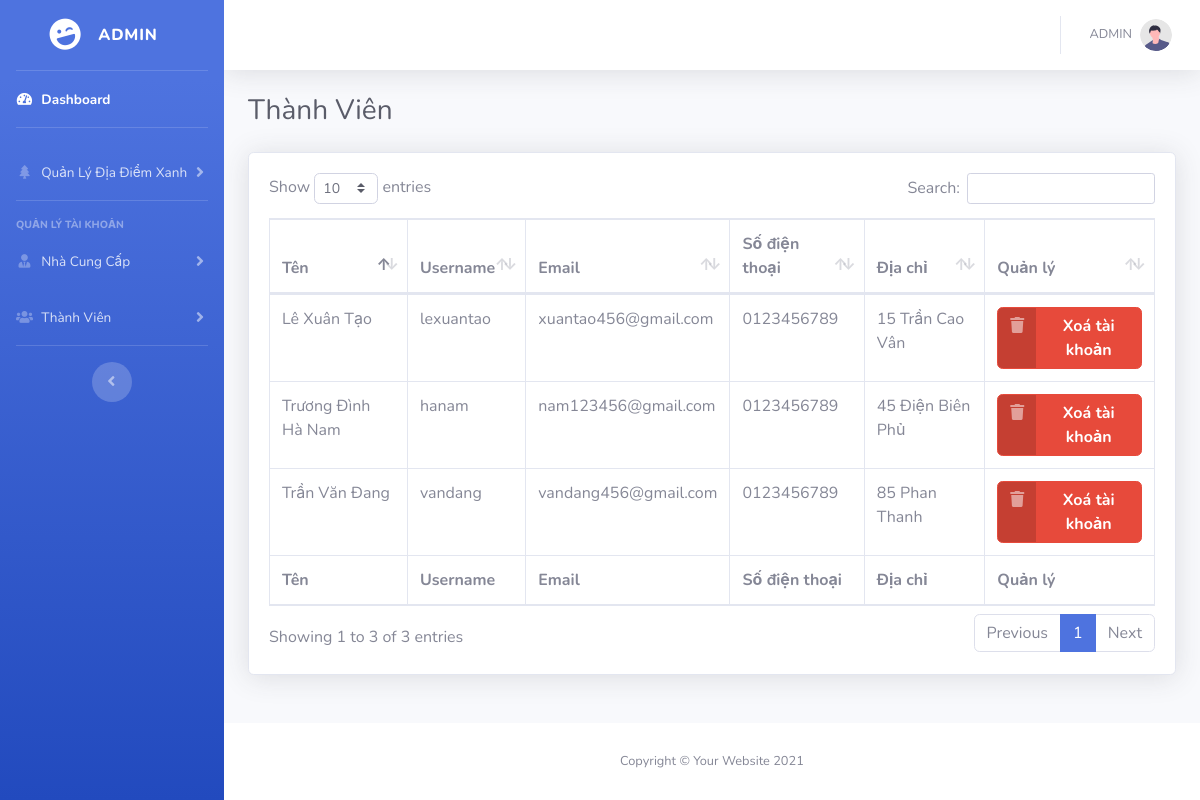
The page /green_place/admin/index.php?action=quanlythanhvien&query=xem (signed in) on the database its author committed.
### tables this page shows
CREATE TABLE `users` (
  `id_user` int(11) NOT NULL,
  `name` varchar(255) NOT NULL,
  `email` varchar(255) NOT NULL,
  `phone` varchar(20) NOT NULL,
  `address` varchar(255) NOT NULL,
  `username` varchar(100) NOT NULL,
  `password` varchar(100) NOT NULL,
  `id_role` int(11) NOT NULL
);

### green_place/admin/modules/users/member.php (the view)
<?php
$sql_users = "SELECT * FROM users WHERE id_role=2";
$query_users = mysqli_query($mysqli, $sql_users);
?>
<h1 class="h3 mb-4 text-gray-800">Thành Viên</h1>
<div class="card shadow mb-4">
    <div class="card-body">
        <div class="table-responsive">
            <table class="table table-bordered" id="dataTable" width="100%" cellspacing="0">
                <thead>
                    <tr>
                        <th>Tên</th>
                        <th>Username</th>
                        <th>Email</th>
                        <th>Số điện thoại</th>
                        <th>Địa chỉ</th>
                        <th>Quản lý</th>
                    </tr>
                </thead>
                <tfoot>
                    <tr>
                        <th>Tên</th>
                        <th>Username</th>
                        <th>Email</th>
                        <th>Số điện thoại</th>
                        <th>Địa chỉ</th>
                        <th>Quản lý</th>
                    </tr>
                </tfoot>
                <tbody>
                    <?php
                    while ($row = mysqli_fetch_array($query_users)) {
                    ?>
                        <tr>
                            <td><?php echo $row['name'] ?></td>
                            <td><?php echo $row['username'] ?></td>
                            <td><?php echo $row['email'] ?></td>
                            <td><?php echo $row['phone'] ?></td>
                            <td><?php echo $row['address'] ?></td>
                            <td>
                                <a href="./modules/users/handle.php?idmember=<?php echo $row['id_user'] ?>" class="btn btn-danger btn-icon-split">
                                    <span class="icon text-white-50">
                                        <i class="fas fa-trash"></i>
                                    </span>
                                    <span class="text font-weight-bold">Xoá tài khoản</span>
                                </a>
                            </td>
                        </tr>
                    <?php
                    }
                    ?>
                </tbody>
            </table>
        </div>
    </div>
</div>

### rows shown on the page
users: name "Lê Xuân Tạo", username "lexuantao", email "xuantao456@gmail.com", phone "0123456789", address "15 Trần Cao Vân"
users: name "Trương Đình Hà Nam", username "hanam", email "nam123456@gmail.com", phone "0123456789", address "45 Điện Biên Phủ"
users: name "Trần Văn Đang", username "vandang", email "vandang456@gmail.com", phone "0123456789", address "85 Phan Thanh"
